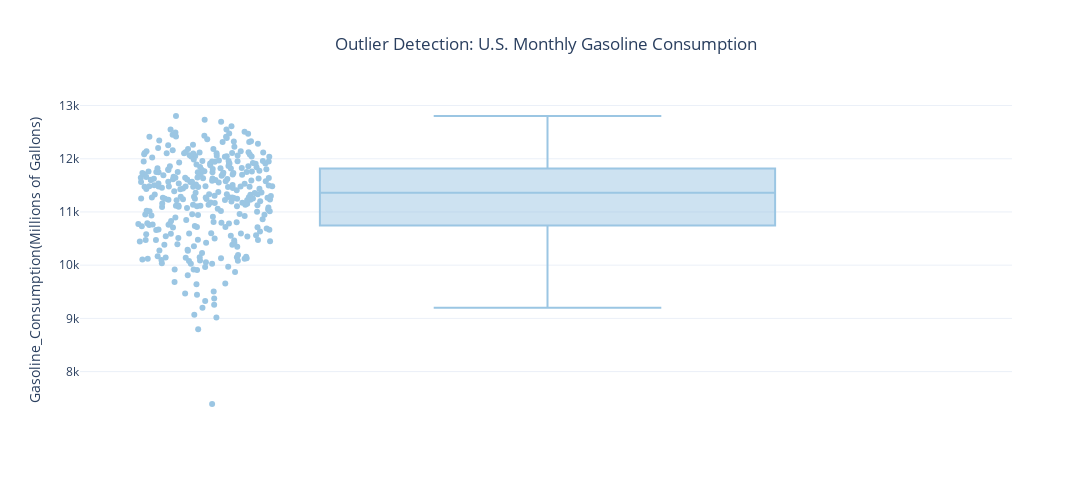

Notebook code cell kept with this figure:
### Code cell
''' Outlier Detection '''

consumption["Z_Consumption"] = (
    (consumption["Gasoline_Consumption(Millions of Gallons)"] - consumption["Gasoline_Consumption(Millions of Gallons)"].mean())
    / consumption["Gasoline_Consumption(Millions of Gallons)"].std()
)

# Flag potential outliers (|Z| > 3)
consumption_outliers = consumption[np.abs(consumption["Z_Consumption"]) > 3]

print(f"Detected {len(consumption_outliers)} potential outliers in gasoline consumption.")
display(consumption_outliers[["Date", "Gasoline_Consumption(Millions of Gallons)"]])

# visual outlier detection with box plot
figc2 = px.box(
    consumption,
    y="Gasoline_Consumption(Millions of Gallons)",
    title="Outlier Detection: U.S. Monthly Gasoline Consumption",
    points="all",
    height=900,
    width=1100,
    color_discrete_sequence=[colors["consumption"]]
)
figc2.update_layout(template="plotly_white", title_x=0.5, height=500)
figc2.show()

### Figure 1 — Plotly figure (JSON) as saved in the notebook; plotly's stock layout.template omitted (floating-point values rounded to 4 significant figures; data arrays with more than 128 entries replaced by an {"elided": "..."} marker saying what was removed)
{"data": [{"alignmentgroup": "True", "boxpoints": "all", "hovertemplate": "Gasoline_Consumption(Millions of Gallons)=%{y}<extra></extra>", "legendgroup": "", "marker": {"color": "#9BC6E3"}, "name": "", "notched": false, "offsetgroup": "", "orientation": "v", "showlegend": false, "type": "box", "x0": " ", "xaxis": "x", "y": {"elided": "324 float values"}, "y0": " ", "yaxis": "y"}], "layout": {"boxmode": "group", "height": 500, "legend": {"tracegroupgap": 0}, "title": {"text": "Outlier Detection: U.S. Monthly Gasoline Consumption", "x": 0.5}, "width": 1100, "xaxis": {"anchor": "y", "domain": [0, 1]}, "yaxis": {"anchor": "x", "domain": [0, 1], "title": {"text": "Gasoline_Consumption(Millions of Gallons)"}}}}
